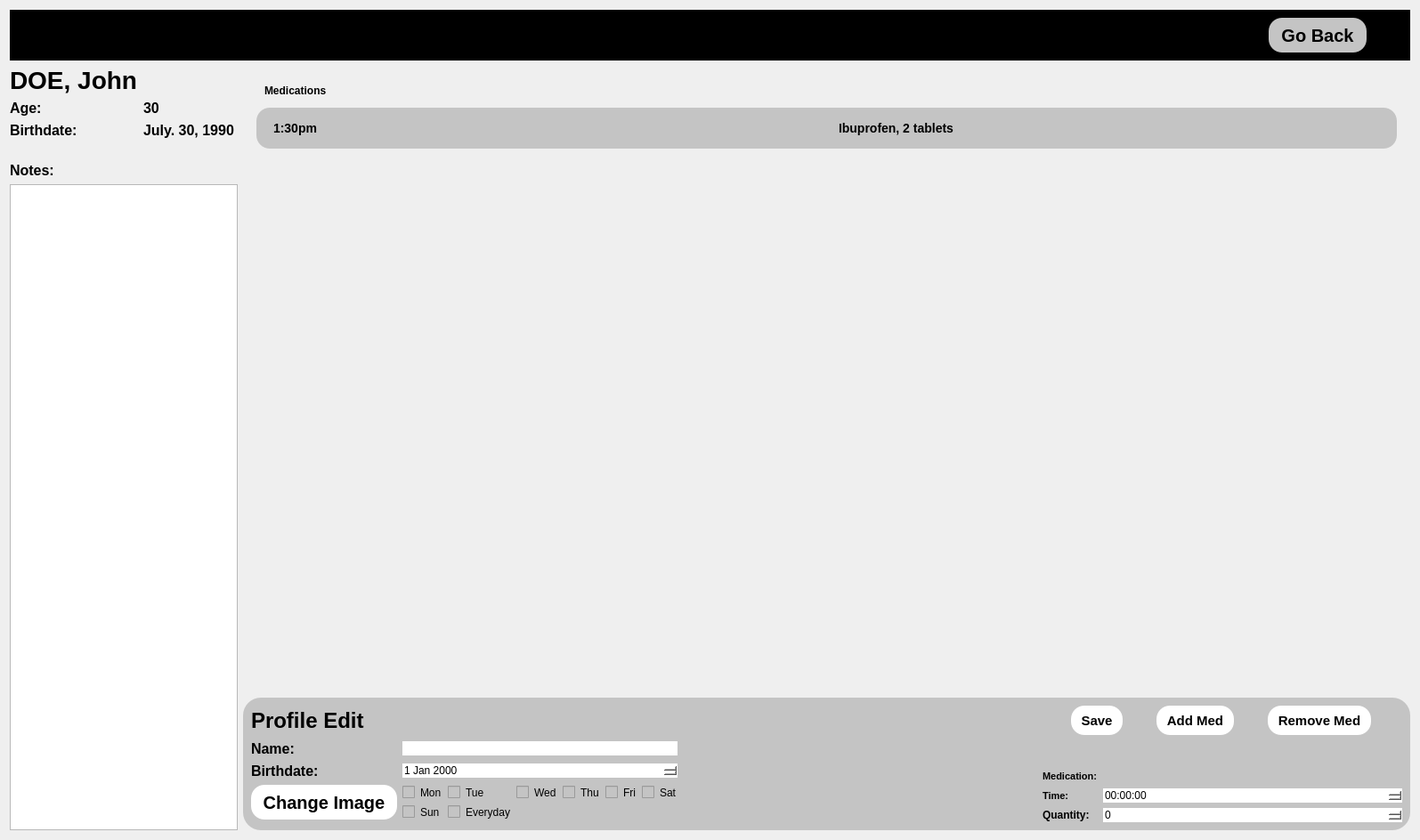
<?xml version="1.0" encoding="UTF-8"?>
<ui version="4.0">
 <class>EditScreen</class>
 <widget class="QDialog" name="EditScreen">
  <property name="geometry">
   <rect>
    <x>0</x>
    <y>0</y>
    <width>1595</width>
    <height>944</height>
   </rect>
  </property>
  <property name="windowTitle">
   <string>Dialog</string>
  </property>
  <layout class="QGridLayout" name="gridLayout_6">
   <item row="0" column="0" colspan="2">
    <widget class="QWidget" name="horizontalWidget" native="true">
     <property name="maximumSize">
      <size>
       <width>16777215</width>
       <height>125</height>
      </size>
     </property>
     <property name="styleSheet">
      <string notr="true">background-color: black</string>
     </property>
     <layout class="QHBoxLayout" name="horizontalLayout_2">
      <item>
       <widget class="QLabel" name="label_7">
        <property name="maximumSize">
         <size>
          <width>16777215</width>
          <height>100</height>
         </size>
        </property>
        <property name="text">
         <string/>
        </property>
        <property name="pixmap">
         <pixmap>profile.png</pixmap>
        </property>
        <property name="scaledContents">
         <bool>true</bool>
        </property>
       </widget>
      </item>
      <item>
       <spacer name="horizontalSpacer">
        <property name="orientation">
         <enum>Qt::Horizontal</enum>
        </property>
        <property name="sizeHint" stdset="0">
         <size>
          <width>40</width>
          <height>20</height>
         </size>
        </property>
       </spacer>
      </item>
      <item>
       <widget class="QToolButton" name="gobackbutton">
        <property name="font">
         <font>
          <family>MS Shell Dlg 2</family>
          <pointsize>15</pointsize>
          <weight>75</weight>
          <italic>false</italic>
          <bold>true</bold>
         </font>
        </property>
        <property name="styleSheet">
         <string notr="true">background-color: #C4C4C4;

border-style: outset;
border-radius:15px;
border-color: black;
padding: 6px;
min-width: 10px</string>
        </property>
        <property name="text">
         <string extracomment="d">Go Back</string>
        </property>
       </widget>
      </item>
      <item>
       <spacer name="horizontalSpacer_2">
        <property name="orientation">
         <enum>Qt::Horizontal</enum>
        </property>
        <property name="sizeType">
         <enum>QSizePolicy::Minimum</enum>
        </property>
        <property name="sizeHint" stdset="0">
         <size>
          <width>40</width>
          <height>20</height>
         </size>
        </property>
       </spacer>
      </item>
     </layout>
    </widget>
   </item>
   <item row="1" column="0" rowspan="2">
    <layout class="QGridLayout" name="gridLayout_5">
     <item row="1" column="0">
      <widget class="QLabel" name="profileusername_2">
       <property name="font">
        <font>
         <pointsize>12</pointsize>
         <weight>75</weight>
         <bold>true</bold>
        </font>
       </property>
       <property name="text">
        <string>Age:</string>
       </property>
      </widget>
     </item>
     <item row="0" column="0">
      <widget class="QLabel" name="MainName">
       <property name="font">
        <font>
         <pointsize>21</pointsize>
         <weight>75</weight>
         <bold>true</bold>
        </font>
       </property>
       <property name="text">
        <string>DOE, John</string>
       </property>
      </widget>
     </item>
     <item row="2" column="1">
      <widget class="QLabel" name="dob">
       <property name="font">
        <font>
         <pointsize>12</pointsize>
         <weight>75</weight>
         <bold>true</bold>
        </font>
       </property>
       <property name="text">
        <string>July. 30, 1990</string>
       </property>
      </widget>
     </item>
     <item row="2" column="0">
      <widget class="QLabel" name="profileusername_3">
       <property name="font">
        <font>
         <pointsize>12</pointsize>
         <weight>75</weight>
         <bold>true</bold>
        </font>
       </property>
       <property name="text">
        <string>Birthdate:</string>
       </property>
      </widget>
     </item>
     <item row="3" column="0">
      <widget class="QLabel" name="userimage">
       <property name="text">
        <string/>
       </property>
       <property name="pixmap">
        <pixmap>someolddude.jpg</pixmap>
       </property>
       <property name="scaledContents">
        <bool>true</bool>
       </property>
      </widget>
     </item>
     <item row="1" column="1">
      <widget class="QLabel" name="age">
       <property name="font">
        <font>
         <pointsize>12</pointsize>
         <weight>75</weight>
         <bold>true</bold>
        </font>
       </property>
       <property name="text">
        <string>30</string>
       </property>
      </widget>
     </item>
     <item row="4" column="0">
      <widget class="QLabel" name="profileusername_4">
       <property name="font">
        <font>
         <pointsize>12</pointsize>
         <weight>75</weight>
         <bold>true</bold>
        </font>
       </property>
       <property name="text">
        <string>Notes:</string>
       </property>
      </widget>
     </item>
     <item row="5" column="0" colspan="2">
      <widget class="QTextEdit" name="usernotes"/>
     </item>
    </layout>
   </item>
   <item row="2" column="1">
    <widget class="QWidget" name="gridWidget" native="true">
     <property name="styleSheet">
      <string notr="true">background-color: #c4c4c4;
border-radius: 20%;</string>
     </property>
     <layout class="QGridLayout" name="gridLayout">
      <item row="0" column="5">
       <layout class="QHBoxLayout" name="horizontalLayout">
        <item>
         <widget class="QToolButton" name="SaveButton">
          <property name="font">
           <font>
            <family>MS Shell Dlg 2</family>
            <pointsize>11</pointsize>
            <weight>75</weight>
            <italic>false</italic>
            <bold>true</bold>
           </font>
          </property>
          <property name="styleSheet">
           <string notr="true">background-color: white;

border-style: outset;
border-radius:15px;
border-color: black;
padding: 6px;
min-width: 10px</string>
          </property>
          <property name="text">
           <string extracomment="d">Save</string>
          </property>
         </widget>
        </item>
        <item>
         <widget class="QToolButton" name="AddMed">
          <property name="font">
           <font>
            <family>MS Shell Dlg 2</family>
            <pointsize>11</pointsize>
            <weight>75</weight>
            <italic>false</italic>
            <bold>true</bold>
           </font>
          </property>
          <property name="styleSheet">
           <string notr="true">background-color: white;

border-style: outset;
border-radius:15px;
border-color: black;
padding: 6px;
min-width: 10px</string>
          </property>
          <property name="text">
           <string extracomment="d">Add Med</string>
          </property>
         </widget>
        </item>
        <item>
         <widget class="QToolButton" name="RemoveMed">
          <property name="font">
           <font>
            <family>MS Shell Dlg 2</family>
            <pointsize>11</pointsize>
            <weight>75</weight>
            <italic>false</italic>
            <bold>true</bold>
           </font>
          </property>
          <property name="styleSheet">
           <string notr="true">background-color: white;

border-style: outset;
border-radius:15px;
border-color: black;
padding: 6px;
min-width: 10px</string>
          </property>
          <property name="text">
           <string extracomment="d">Remove Med</string>
          </property>
         </widget>
        </item>
       </layout>
      </item>
      <item row="0" column="0">
       <widget class="QLabel" name="profileusername_5">
        <property name="font">
         <font>
          <pointsize>18</pointsize>
          <weight>75</weight>
          <bold>true</bold>
         </font>
        </property>
        <property name="text">
         <string>Profile Edit</string>
        </property>
       </widget>
      </item>
      <item row="1" column="0" rowspan="3">
       <layout class="QGridLayout" name="gridLayout_4">
        <item row="0" column="1">
         <widget class="QLineEdit" name="lineEdit_2">
          <property name="styleSheet">
           <string notr="true">background-color:white;
</string>
          </property>
         </widget>
        </item>
        <item row="1" column="0">
         <widget class="QLabel" name="profileusername_6">
          <property name="font">
           <font>
            <pointsize>12</pointsize>
            <weight>75</weight>
            <bold>true</bold>
           </font>
          </property>
          <property name="text">
           <string>Birthdate:</string>
          </property>
         </widget>
        </item>
        <item row="1" column="1">
         <widget class="QDateEdit" name="birthdate">
          <property name="styleSheet">
           <string notr="true">background-color: white;</string>
          </property>
         </widget>
        </item>
        <item row="0" column="0">
         <widget class="QLabel" name="profileusername_7">
          <property name="font">
           <font>
            <pointsize>12</pointsize>
            <weight>75</weight>
            <bold>true</bold>
           </font>
          </property>
          <property name="text">
           <string>Name:</string>
          </property>
         </widget>
        </item>
        <item row="2" column="0">
         <widget class="QToolButton" name="changeimagebutton">
          <property name="font">
           <font>
            <family>MS Shell Dlg 2</family>
            <pointsize>15</pointsize>
            <weight>75</weight>
            <italic>false</italic>
            <bold>true</bold>
           </font>
          </property>
          <property name="styleSheet">
           <string notr="true">background-color: white;

border-style: outset;
border-radius:15px;
border-color: black;
padding: 6px;
min-width: 10px</string>
          </property>
          <property name="text">
           <string extracomment="d">Change Image</string>
          </property>
         </widget>
        </item>
        <item row="2" column="1">
         <layout class="QGridLayout" name="gridLayout_3">
          <property name="sizeConstraint">
           <enum>QLayout::SetMinimumSize</enum>
          </property>
          <item row="0" column="1">
           <widget class="QCheckBox" name="TueCB">
            <property name="text">
             <string>Tue</string>
            </property>
           </widget>
          </item>
          <item row="0" column="4">
           <widget class="QCheckBox" name="FriCB">
            <property name="text">
             <string>Fri</string>
            </property>
           </widget>
          </item>
          <item row="0" column="2">
           <widget class="QCheckBox" name="WedCB">
            <property name="text">
             <string>Wed</string>
            </property>
           </widget>
          </item>
          <item row="0" column="5">
           <widget class="QCheckBox" name="SatCB">
            <property name="text">
             <string>Sat</string>
            </property>
           </widget>
          </item>
          <item row="0" column="3">
           <widget class="QCheckBox" name="ThuCB">
            <property name="text">
             <string>Thu</string>
            </property>
           </widget>
          </item>
          <item row="0" column="0">
           <widget class="QCheckBox" name="MonCB">
            <property name="text">
             <string>Mon</string>
            </property>
           </widget>
          </item>
          <item row="1" column="0">
           <widget class="QCheckBox" name="SunCB">
            <property name="text">
             <string>Sun</string>
            </property>
           </widget>
          </item>
          <item row="1" column="1">
           <widget class="QCheckBox" name="EveryCB">
            <property name="text">
             <string>Everyday</string>
            </property>
           </widget>
          </item>
         </layout>
        </item>
       </layout>
      </item>
      <item row="2" column="5" rowspan="2">
       <layout class="QFormLayout" name="formLayout">
        <item row="0" column="0">
         <widget class="QLabel" name="profileusername_8">
          <property name="font">
           <font>
            <pointsize>8</pointsize>
            <weight>75</weight>
            <bold>true</bold>
           </font>
          </property>
          <property name="text">
           <string>Medication:</string>
          </property>
         </widget>
        </item>
        <item row="1" column="1">
         <widget class="QTimeEdit" name="MedTime">
          <property name="styleSheet">
           <string notr="true">background-color:white;</string>
          </property>
         </widget>
        </item>
        <item row="2" column="0">
         <widget class="QLabel" name="label">
          <property name="font">
           <font>
            <weight>75</weight>
            <bold>true</bold>
           </font>
          </property>
          <property name="text">
           <string>Quantity:</string>
          </property>
         </widget>
        </item>
        <item row="2" column="1">
         <widget class="QSpinBox" name="quantity">
          <property name="styleSheet">
           <string notr="true">background-color:white;</string>
          </property>
         </widget>
        </item>
        <item row="0" column="1">
         <widget class="QLineEdit" name="lineEdit"/>
        </item>
        <item row="1" column="0">
         <widget class="QLabel" name="profileusername_9">
          <property name="font">
           <font>
            <pointsize>8</pointsize>
            <weight>75</weight>
            <bold>true</bold>
           </font>
          </property>
          <property name="text">
           <string>Time:</string>
          </property>
         </widget>
        </item>
       </layout>
      </item>
      <item row="2" column="1">
       <spacer name="horizontalSpacer_3">
        <property name="orientation">
         <enum>Qt::Horizontal</enum>
        </property>
        <property name="sizeHint" stdset="0">
         <size>
          <width>40</width>
          <height>20</height>
         </size>
        </property>
       </spacer>
      </item>
     </layout>
    </widget>
   </item>
   <item row="1" column="1">
    <widget class="QScrollArea" name="scrollArea">
     <property name="styleSheet">
      <string notr="true">border-style: outset;
border-radius:10px;
border-color: black;
padding: 6px;
min-width: 10px</string>
     </property>
     <property name="widgetResizable">
      <bool>true</bool>
     </property>
     <widget class="QWidget" name="scrollAreaWidgetContents">
      <property name="geometry">
       <rect>
        <x>0</x>
        <y>0</y>
        <width>1139</width>
        <height>629</height>
       </rect>
      </property>
      <layout class="QVBoxLayout" name="verticalLayout_3">
       <item>
        <widget class="QLabel" name="label_4">
         <property name="font">
          <font>
           <weight>75</weight>
           <italic>false</italic>
           <bold>true</bold>
          </font>
         </property>
         <property name="styleSheet">
          <string notr="true">background-color:transparent;</string>
         </property>
         <property name="text">
          <string>Medications</string>
         </property>
        </widget>
       </item>
       <item>
        <widget class="QWidget" name="medication_holder_template" native="true">
         <property name="styleSheet">
          <string notr="true">background-color: #c4c4c4;
color:black;
border-style: outset;
border-radius:15px;
border-color: black;
font: bold 14px;
padding: 6px;
min-width: 10px</string>
         </property>
         <layout class="QHBoxLayout" name="horizontalLayout_9">
          <item>
           <widget class="QLabel" name="MedTime1_6">
            <property name="font">
             <font>
              <pointsize>-1</pointsize>
              <weight>75</weight>
              <italic>false</italic>
              <bold>true</bold>
             </font>
            </property>
            <property name="text">
             <string>1:30pm</string>
            </property>
           </widget>
          </item>
          <item>
           <widget class="QLabel" name="Med_Quantity_6">
            <property name="font">
             <font>
              <pointsize>-1</pointsize>
              <weight>75</weight>
              <italic>false</italic>
              <bold>true</bold>
             </font>
            </property>
            <property name="text">
             <string>Ibuprofen, 2 tablets</string>
            </property>
           </widget>
          </item>
         </layout>
        </widget>
       </item>
       <item>
        <spacer name="verticalSpacer">
         <property name="orientation">
          <enum>Qt::Vertical</enum>
         </property>
         <property name="sizeHint" stdset="0">
          <size>
           <width>20</width>
           <height>40</height>
          </size>
         </property>
        </spacer>
       </item>
      </layout>
     </widget>
    </widget>
   </item>
  </layout>
 </widget>
 <resources/>
 <connections/>
</ui>
